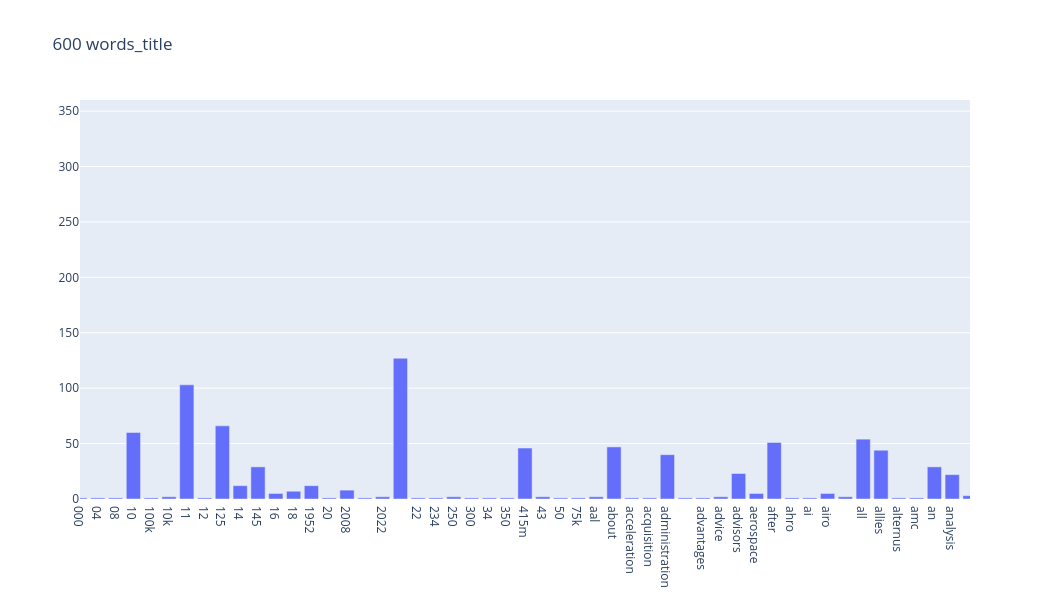

This figure's notebook cell:
### Code cell
import plotly.graph_objects as go

words = count_vect_title.get_feature_names_out()[:600]
freqs = term_freq_title[:600]
indices = list(range(len(words)))  # 0..299

fig = go.Figure(go.Bar(x=words, y=freqs))
fig.update_layout(
    title='600 words_title',
    xaxis=dict(
        tickmode='array',
        tickvals=indices,
        range=[0, 50]
    ),
    width=1050,
    height=600
)


fig.show()

### Figure 1 — Plotly figure (JSON) as saved in the notebook; plotly's stock layout.template omitted (floating-point values rounded to 4 significant figures; data arrays with more than 128 entries replaced by an {"elided": "..."} marker saying what was removed)
{"data": [{"type": "bar", "x": {"elided": "600 str values"}, "y": {"elided": "600 int values"}}], "layout": {"height": 600, "title": {"text": "600 words_title"}, "width": 1050, "xaxis": {"range": [0, 50], "tickmode": "array", "tickvals": {"elided": "600 int values"}, "type": "category"}, "yaxis": {"autorange": true, "range": [0, 360], "type": "linear"}}}
